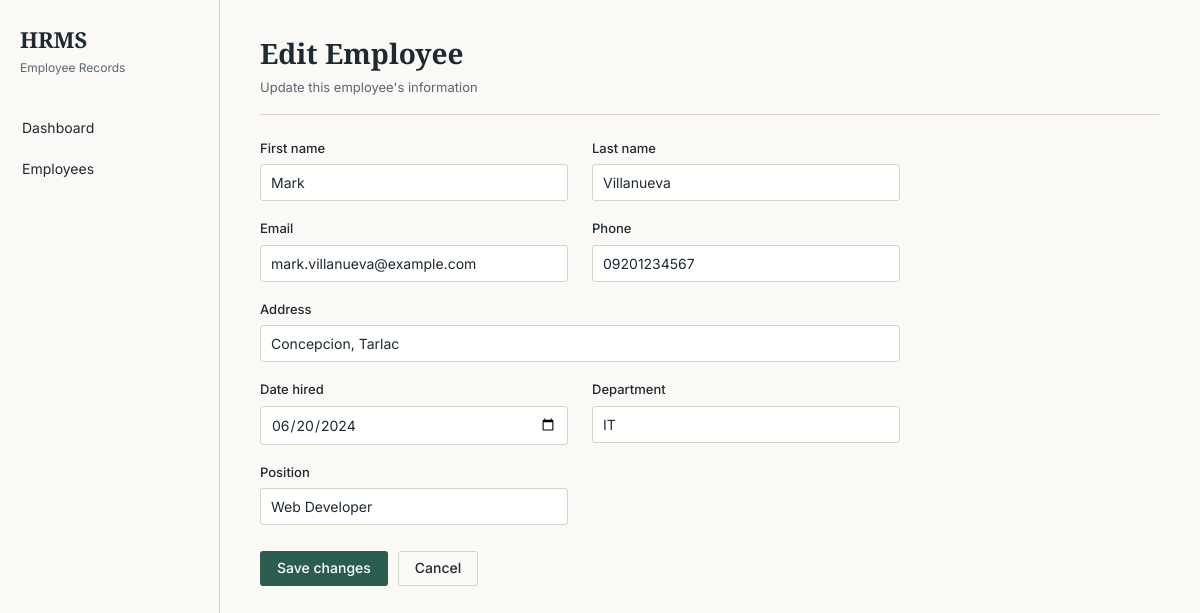
The page /employee_form.php?id=4 on the database its author committed.
### tables this page shows
CREATE TABLE IF NOT EXISTS employees (
	employee_id INT PRIMARY KEY AUTO_INCREMENT,
    first_name VARCHAR(50) NOT NULL,
    last_name VARCHAR(50) NOT NULL,
    email VARCHAR(100) NOT NULL UNIQUE,
    phone VARCHAR(13) NOT NULL UNIQUE,
    `address` VARCHAR(120),
    date_hired DATE NOT NULL,
    department VARCHAR(30) NOT NULL,
    `position` VARCHAR(20),
    created_at TIMESTAMP DEFAULT CURRENT_TIMESTAMP
);

### includes/db_connect.php (called while the page is built, shortened)
<?php
require_once __DIR__ . '/../classes/user.php';
require_once __DIR__ . '/../classes/employee.php';
$database = new db();
$conn = $database->getConnection();
$employee = new Employee($conn);

### classes/user.php (called while the page is built, shortened)
<?php
class User {
    public function __construct(PDO $db) {
        try {
            $this->conn = $db;
        } catch (Throwable $e) {
            error_log("User initialization error: " . $e->getMessage());
            throw $e;
        }
    }
}

### classes/employee.php (called while the page is built, shortened)
<?php
require_once 'user.php';
class Employee extends User {
    private $empTable = 'employees';
    public function getEmployeeById(int $employee_id): bool|array {
        try {
            $query = "SELECT * FROM " . $this->empTable . " WHERE employee_id = :employee_id";
            $stmt = $this->conn->prepare($query);
            $stmt->bindParam(':employee_id', $employee_id, PDO::PARAM_INT);
            $stmt->execute();
            return $stmt->fetch(PDO::FETCH_ASSOC);
        } catch (Throwable $e) {
            error_log("Error fetching employee by ID: " . $e->getMessage());
            return false;
        }
    }
}

### employee_form.php (the view, shortened to what this page needs)
<?php
require_once __DIR__ . '/includes/db_connect.php';
$isEdit = false;
$errors = [];
$data = [
    'first_name' => '',
    'last_name'  => '',
    'email'      => '',
    'phone'      => '',
    'address'    => '',
    'date_hired' => '',
    'department' => '',
    'position'   => '',
];
if ($_SERVER['REQUEST_METHOD'] === 'POST') {
    $employeeId = !empty($_POST['employee_id']) ? (int)$_POST['employee_id'] : null;
    $isEdit = $employeeId !== null;
    $data['first_name'] = trim($_POST['first_name'] ?? '');
    $data['last_name']  = trim($_POST['last_name'] ?? '');
    $data['email']      = trim($_POST['email'] ?? '');
    $data['phone']      = trim($_POST['phone'] ?? '');
    $data['address']    = trim($_POST['address'] ?? '');
    $data['date_hired'] = trim($_POST['date_hired'] ?? '');
    $data['department'] = trim($_POST['department'] ?? '');
    $data['position']   = trim($_POST['position'] ?? '');
    if ($data['first_name'] === '') $errors['first_name'] = 'First name is required.';
    if ($data['last_name'] === '') $errors['last_name'] = 'Last name is required.';
    if ($data['email'] === '') {
        $errors['email'] = 'Email is required.';
    } elseif (!filter_var($data['email'], FILTER_VALIDATE_EMAIL)) {
        $errors['email'] = 'Enter a valid email address.';
    }
    if ($data['date_hired'] === '') {
        $errors['date_hired'] = 'Date hired is required.';
    }
    if ($data['department'] === '') $errors['department'] = 'Department is required.';
    if ($data['position'] === '') $errors['position'] = 'Position is required.';
    if (empty($errors['email'])) {
        $dupQuery = "SELECT employee_id FROM employees WHERE email = :email";
        if ($isEdit) {
            $dupQuery .= " AND employee_id != :employee_id";
        }
        $dupStmt = $conn->prepare($dupQuery);
        $dupStmt->bindValue(':email', $data['email'], PDO::PARAM_STR);
        if ($isEdit) {
            $dupStmt->bindValue(':employee_id', $employeeId, PDO::PARAM_INT);
        }
        $dupStmt->execute();
        if ($dupStmt->fetch()) {
            $errors['email'] = 'This email is already used by another employee.';
        }
    }
    if (empty($errors)) {
        if ($isEdit) {
            $employee->updateEmployee($employeeId, $data);
            header('Location: employees.php?flash=updated');
            exit;
        } else {
            $employee->createEmployee($data);
            header('Location: employees.php?flash=created');
            exit;
        }
    }
} elseif (isset($_GET['id'])) {
    $employeeId = (int)$_GET['id'];
    $existing = $employee->getEmployeeById($employeeId);
    if ($existing) {
        $data = $existing;
        $isEdit = true;
    } else {
        header('Location: employees.php');
        exit;
    }
}
require_once __DIR__ . '/includes/header.php';
?>
<div class="page-header">
    <div>
        <h1><?php echo $isEdit ? 'Edit Employee' : 'Add Employee'; ?></h1>
        <p><?php echo $isEdit ? "Update this employee's information" : "Enter the new employee's details"; ?></p>
    </div>
</div>
<form method="post" class="form-grid" novalidate>
    <div class="form-field <?php echo isset($errors['first_name']) ? 'has-error' : ''; ?>">
        <label for="first_name">First name</label>
        <input type="text" id="first_name" name="first_name" value="<?php echo htmlspecialchars($data['first_name']); ?>">
    </div>
    <div class="form-field <?php echo isset($errors['last_name']) ? 'has-error' : ''; ?>">
        <label for="last_name">Last name</label>
        <input type="text" id="last_name" name="last_name" value="<?php echo htmlspecialchars($data['last_name']); ?>">
    </div>
    <div class="form-field <?php echo isset($errors['email']) ? 'has-error' : ''; ?>">
        <label for="email">Email</label>
        <input type="email" id="email" name="email" value="<?php echo htmlspecialchars($data['email']); ?>">
    </div>
    <div class="form-field">
        <label for="phone">Phone</label>
        <input type="text" id="phone" name="phone" value="<?php echo htmlspecialchars($data['phone']); ?>">
    </div>
    <div class="form-field full">
        <label for="address">Address</label>
        <input type="text" id="address" name="address" value="<?php echo htmlspecialchars($data['address']); ?>">
    </div>
    <div class="form-field <?php echo isset($errors['date_hired']) ? 'has-error' : ''; ?>">
        <label for="date_hired">Date hired</label>
        <input type="date" id="date_hired" name="date_hired" value="<?php echo htmlspecialchars($data['date_hired']); ?>">
    </div>
    <div class="form-field <?php echo isset($errors['department']) ? 'has-error' : ''; ?>">
        <label for="department">Department</label>
        <input type="text" id="department" name="department" value="<?php echo htmlspecialchars($data['department']); ?>">
    </div>
    <div class="form-field <?php echo isset($errors['position']) ? 'has-error' : ''; ?>">
        <label for="position">Position</label>
        <input type="text" id="position" name="position" value="<?php echo htmlspecialchars($data['position']); ?>">
    </div>
    <div class="form-actions">
        <button type="submit" class="btn btn-primary"><?php echo $isEdit ? 'Save changes' : 'Add employee'; ?></button>
        <a href="employees.php" class="btn btn-secondary">Cancel</a>
    </div>
</form>
<?php require_once __DIR__ . '/includes/footer.php'; ?>

### assets/css/style.css (style rules this page uses)
:root { --color-bg: #FAF9F5; --color-surface: #F1EFE8; --color-ink: #1E2A32; --color-muted: #5C6670; --color-accent: #2B5D50; --color-accent-hover: #234A40; --color-border: #D8D3C8; --color-danger: #A23B3B; --color-danger-hover: #832F2F; --font-serif: 'Source Serif 4', Georgia, 'Times New Roman', serif; --font-sans: 'Inter', -apple-system, BlinkMacSystemFont, 'Segoe UI', sans-serif; --radius: 3px; --sidebar-width: 220px; }
* { box-sizing: border-box; }
html, body { margin: 0; padding: 0; background: var(--color-bg); color: var(--color-ink); font-family: var(--font-sans); font-size: 15px; line-height: 1.5; -webkit-font-smoothing: antialiased; }
h1, h2, h3 { font-family: var(--font-serif); font-weight: 600; margin: 0 0 4px 0; color: var(--color-ink); }
h1 { font-size: 28px; }
p { margin: 0 0 12px 0; }
a { color: var(--color-accent); text-decoration: none; }
.page-header { display: flex; justify-content: space-between; align-items: flex-end; margin-bottom: 24px; padding-bottom: 16px; border-bottom: 1px solid var(--color-border); }
.page-header p { margin: 0; color: var(--color-muted); font-size: 13px; }
.btn { display: inline-block; font-family: var(--font-sans); font-size: 14px; font-weight: 500; padding: 8px 16px; border-radius: var(--radius); border: 1px solid transparent; cursor: pointer; text-decoration: none; line-height: 1.2; }
.btn-primary { background: var(--color-accent); color: #fff; }
.btn-secondary { background: transparent; border-color: var(--color-border); color: var(--color-ink); }
.form-grid { display: grid; grid-template-columns: 1fr 1fr; gap: 18px 24px; max-width: 640px; }
.form-field { display: flex; flex-direction: column; }
.form-field.full { grid-column: 1 / -1; }
.form-field label { font-size: 13px; font-weight: 500; margin-bottom: 6px; color: var(--color-ink); }
.form-field input, .form-field select, .form-field textarea { font-family: var(--font-sans); font-size: 14px; padding: 9px 10px; border: 1px solid var(--color-border); border-radius: var(--radius); background: #fff; color: var(--color-ink); }
.form-actions { grid-column: 1 / -1; display: flex; gap: 10px; margin-top: 8px; }

### rows shown on the page
employees: first_name "Mark", last_name "Villanueva", email "mark.villanueva@example.com", phone "09201234567", address "Concepcion, Tarlac", date_hired "06/20/2024", department "IT", position "Web Developer"

### other values the page prints
$label "Dashboard"
$label "Employees"
